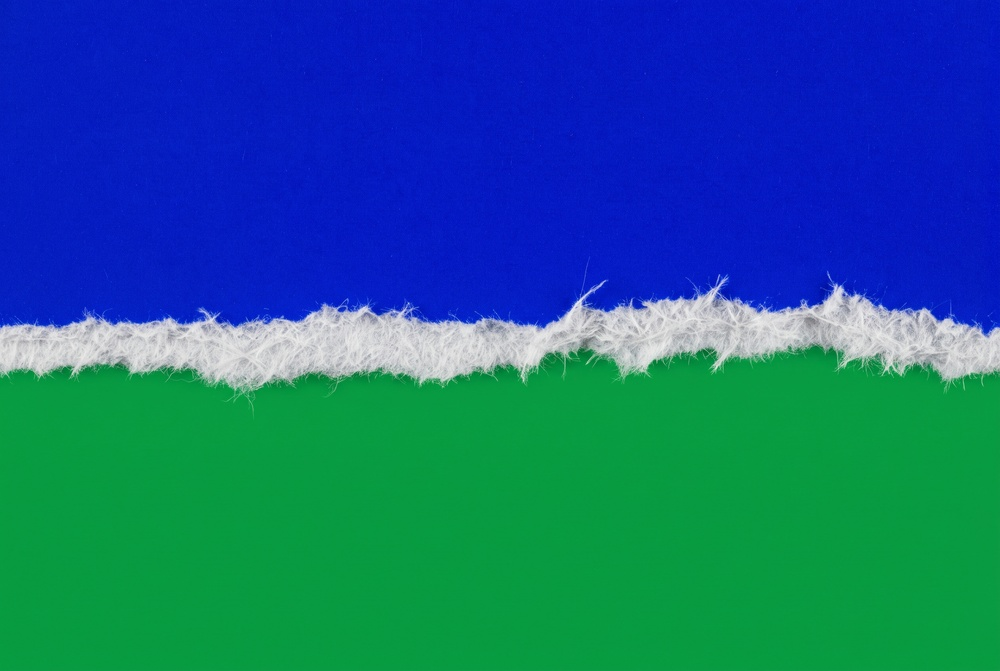
#> input picture BORDES/Gemini_Generated_Image_46yjm846yjm846yj.jpg, 1000 x 671 px, shrunk from 2528 x 1696 before the run; its folder holds only this picture in this run
$ python -i fold_lib.py   (imports and definitions only)
#> lines starting #> are read from the running program, lines starting #| are printed output that depends on the picture
"""Reconstrucción de relieve de papeles plegados/arrugados a partir de fotos.
Modelo: la foto está iluminada desde arriba (medido en los perfiles de los pliegues).
Sombreado s = I/I_baja - 1  ≈  -k·(∇H·L)  (Lambert linealizado)  →  se invierte en Fourier.
La componente que esa luz no ve (pliegues paralelos a la luz) se completa con la oscuridad del surco
(los pliegues se ven como líneas oscuras: valle/oclusión)."""
import numpy as np
from scipy import ndimage
from PIL import Image

def shading(path, sig_low=55, sig_grain=1.0):
#> called with sig_low = 55, sig_grain = 1
    a = np.asarray(Image.open(path).convert('L'), np.float32) / 255
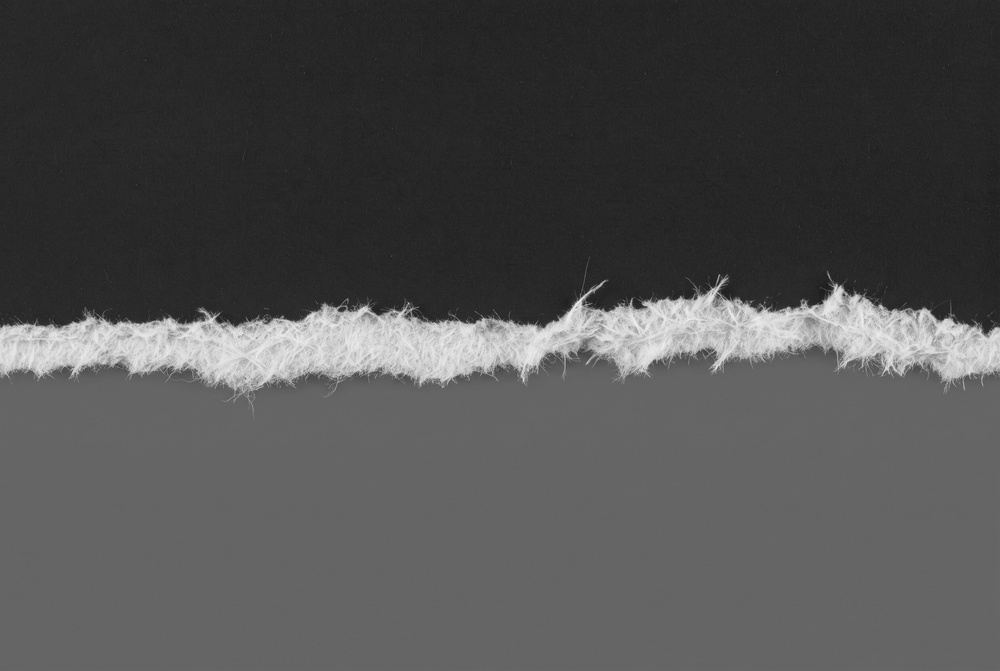
#> a: shape (671, 1000) float32; min 0.106, max 0.941, mean 0.313
    low = ndimage.gaussian_filter(a, sig_low, mode='reflect')
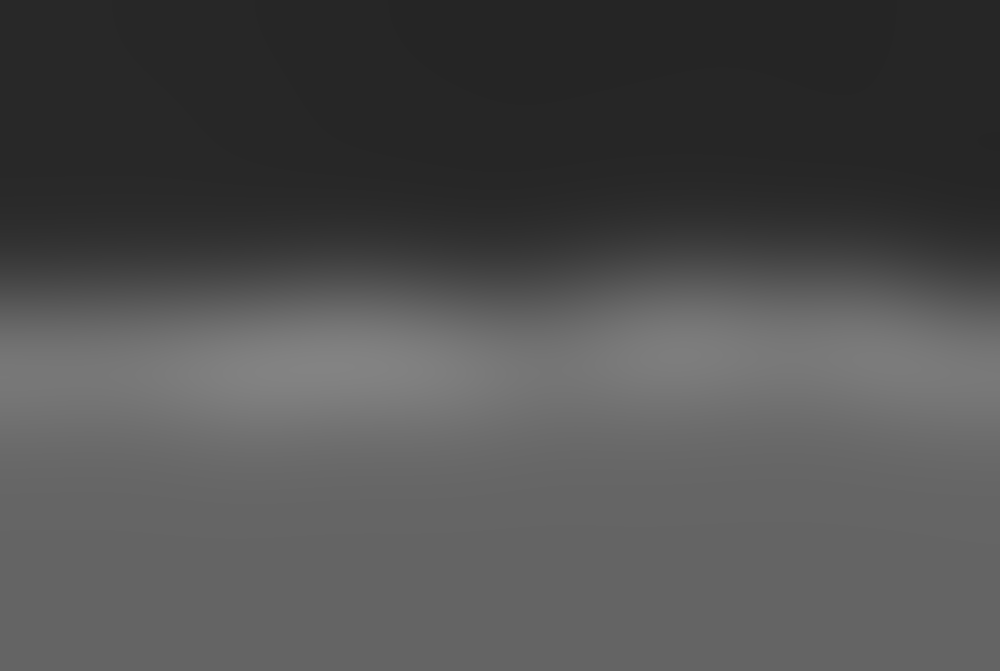
#> low: shape (671, 1000) float32; min 0.147, max 0.515, mean 0.313
    s = a / np.maximum(low, 1e-3) - 1
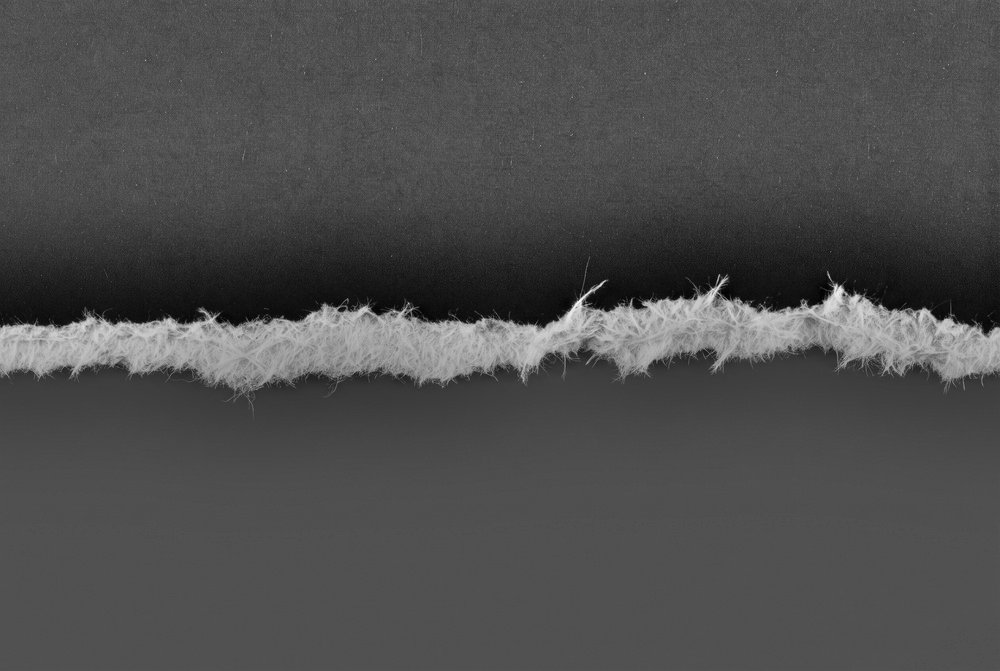
#> s: shape (671, 1000) float32; min -0.712, max 1.53, mean -0.023; drawn with min black and max white
    s = ndimage.gaussian_filter(s, sig_grain)
    return s

def reconstruct(s, L=(-0.12, -1.0), lam=0.35, groove=0.9, smooth=2e-3):
    h, w = s.shape
    # relleno con espejo para evitar costuras en Fourier
    sp = np.pad(s, ((h // 4, h // 4), (w // 4, w // 4)), mode='reflect')
    H0, W0 = sp.shape
    fy = np.fft.fftfreq(H0)[:, None] * 2 * np.pi
    fx = np.fft.fftfreq(W0)[None, :] * 2 * np.pi
    Ln = np.array(L) / np.hypot(*L)
    a = 1j * (fx * Ln[0] + fy * Ln[1])           # s = -(∇H·L) → S = -a·H̃
    I = np.fft.fft2(sp)
    # prior: oscuridad = surco (H ≈ groove·s a baja frecuencia)
    b = groove
    w2 = fx ** 2 + fy ** 2
    num = np.conj(-a) * I + lam * b * I * np.exp(-w2 / (2 * 0.35 ** 2))
    den = np.abs(a) ** 2 + lam + smooth * w2 * 0
    Hf = num / den
    Hf[0, 0] = 0
    H = np.real(np.fft.ifft2(Hf))[h // 4:h // 4 + h, w // 4:w // 4 + w]
    # quitar la deriva de muy baja frecuencia (curvaturas globales falsas)
    H = H - ndimage.gaussian_filter(H, 120, mode='reflect')
    return H

def relight(H, L):
    gy, gx = np.gradient(H)
    Ln = np.array(L) / np.hypot(*L)
    return -(gx * Ln[0] + gy * Ln[1])

>>> result = shading('../BORDES/Gemini_Generated_Image_46yjm846yjm846yj.jpg')

$ run again, on BORDES/Gemini_Generated_Image_5h8do5h8do5h8do5.jpg
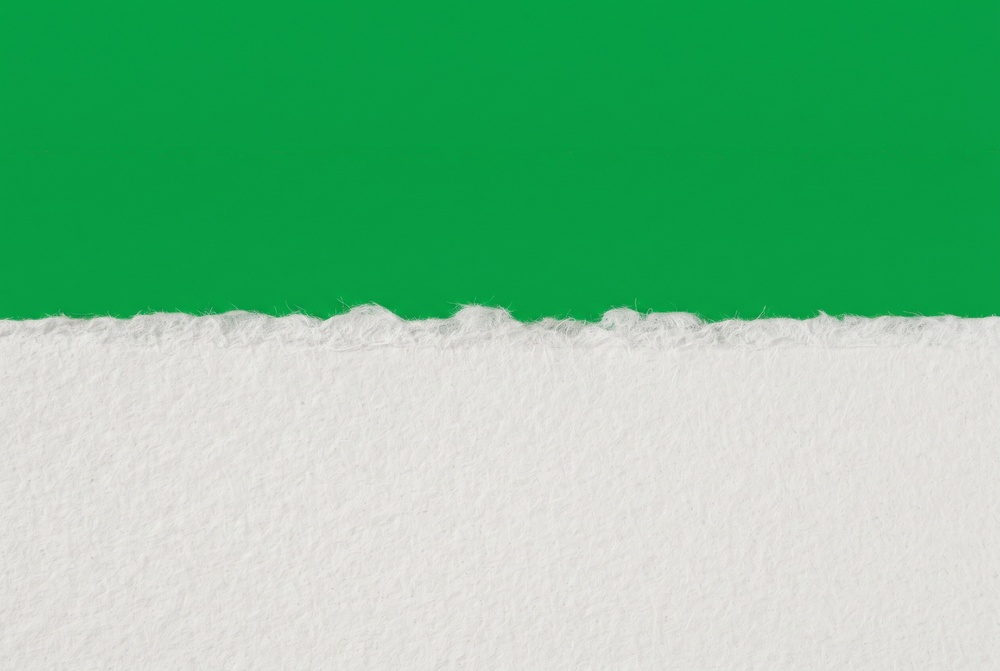
#> input picture BORDES/Gemini_Generated_Image_5h8do5h8do5h8do5.jpg, 1000 x 671 px, shrunk from 2528 x 1696 before the run
#> in shading, `low = ndimage.gaussian_filter(a, sig_low, mode='reflect')`:
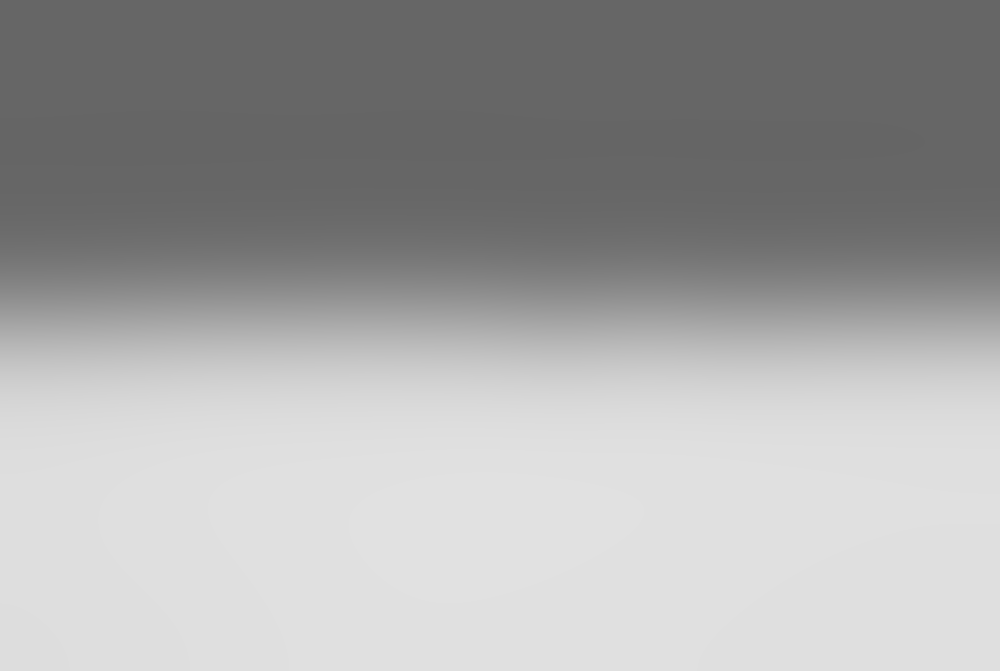
#> low: shape (671, 1000) float32; min 0.399, max 0.884, mean 0.651
#> in shading, `s = a / np.maximum(low, 1e-3) - 1`:
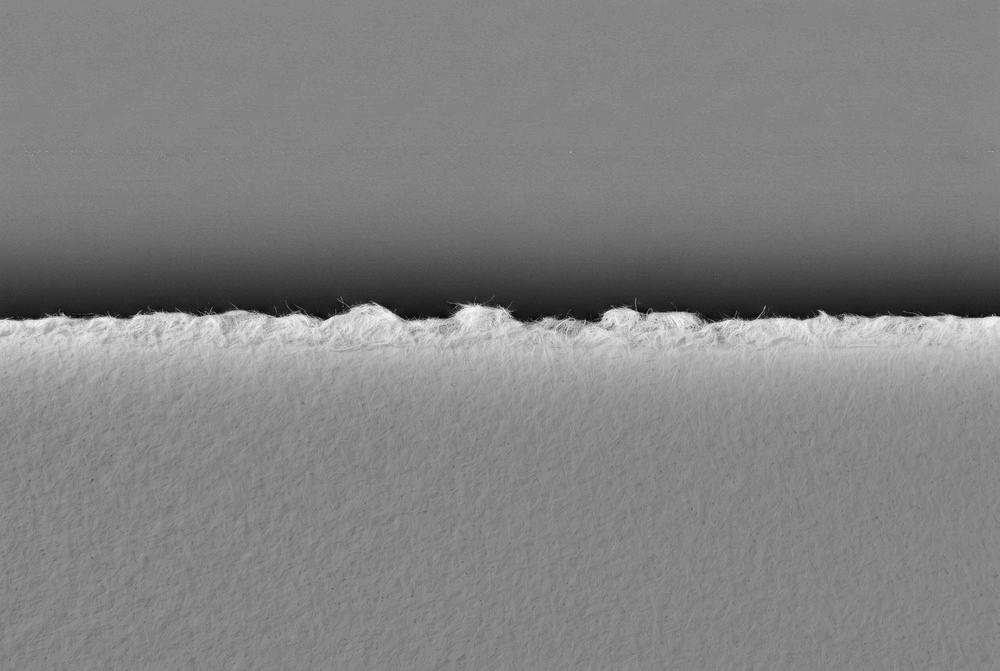
#> s: shape (671, 1000) float32; min -0.45, max 0.414, mean -0.008; drawn with min black and max white

$ run again, on BORDES/Gemini_Generated_Image_5ovzra5ovzra5ovz.jpg
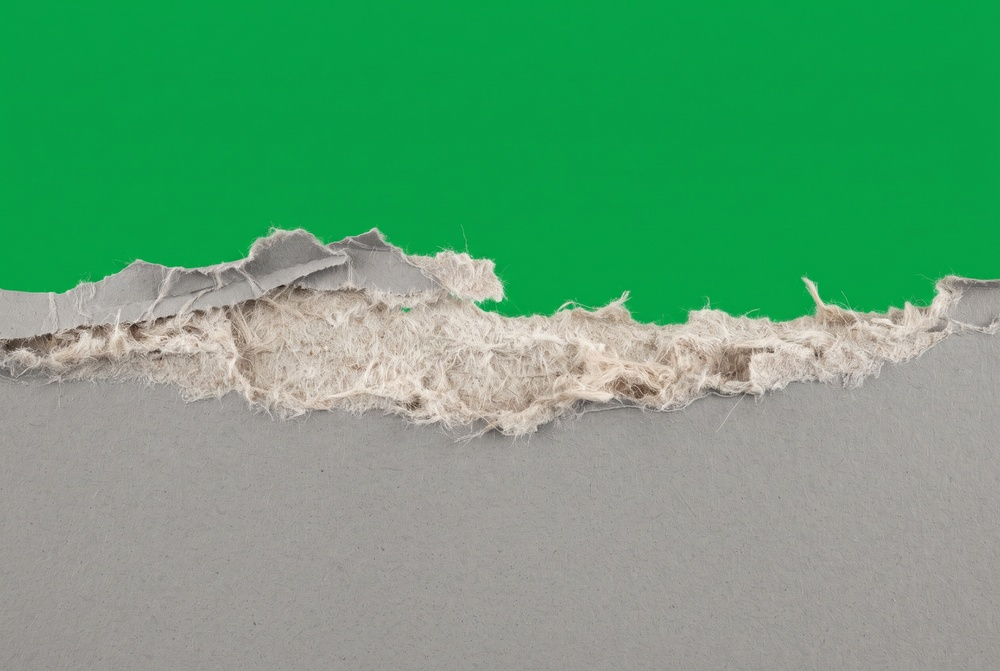
#> input picture BORDES/Gemini_Generated_Image_5ovzra5ovzra5ovz.jpg, 1000 x 671 px, shrunk from 2528 x 1696 before the run
#> in shading, `low = ndimage.gaussian_filter(a, sig_low, mode='reflect')`:
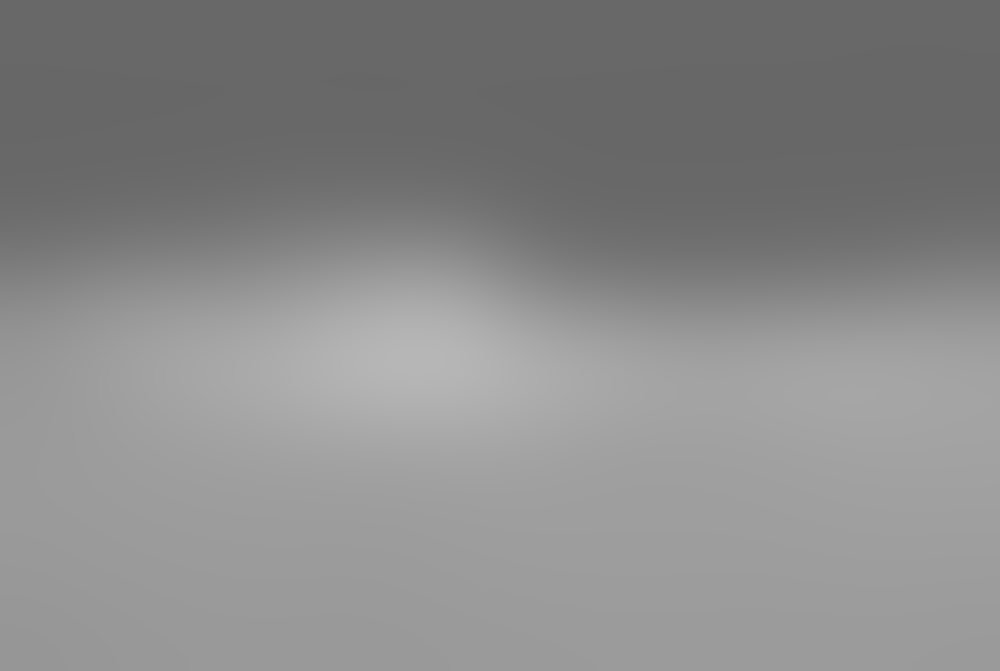
#> low: shape (671, 1000) float32; min 0.407, max 0.717, mean 0.541
#> in shading, `s = a / np.maximum(low, 1e-3) - 1`:
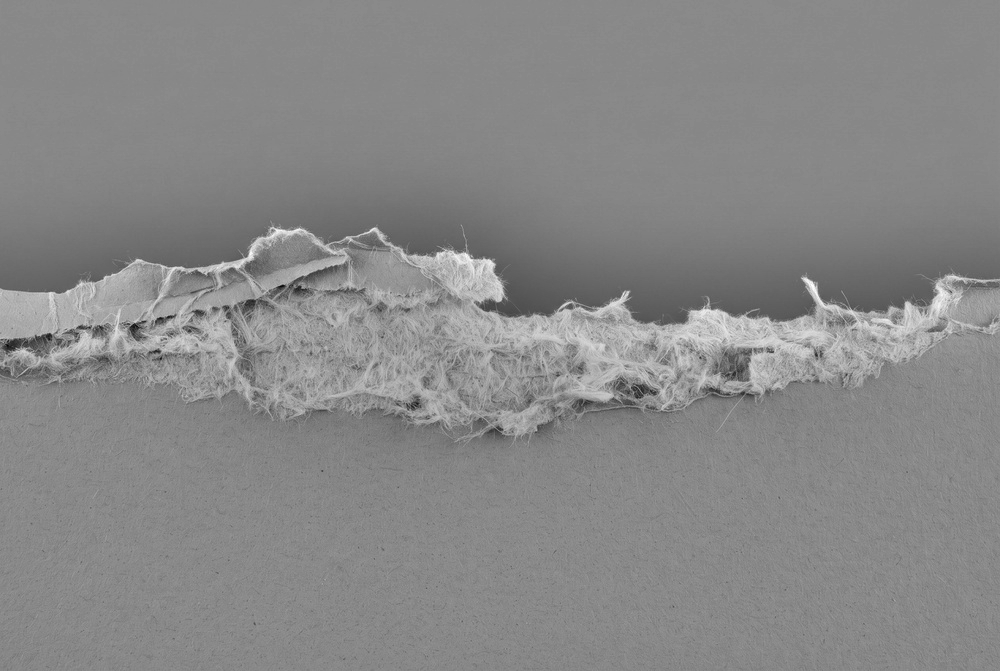
#> s: shape (671, 1000) float32; min -0.846, max 0.73, mean -0.00382; drawn with min black and max white

$ run again, on BORDES/Gemini_Generated_Image_f0lxcnf0lxcnf0lx.jpg
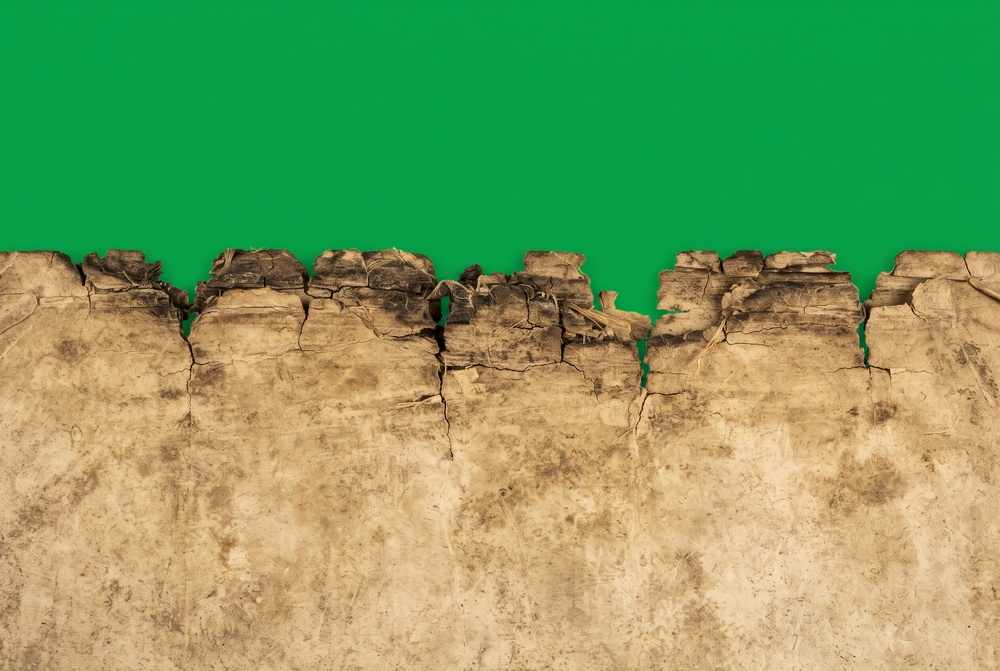
#> input picture BORDES/Gemini_Generated_Image_f0lxcnf0lxcnf0lx.jpg, 1000 x 671 px, shrunk from 2528 x 1696 before the run
#> in shading, `low = ndimage.gaussian_filter(a, sig_low, mode='reflect')`:
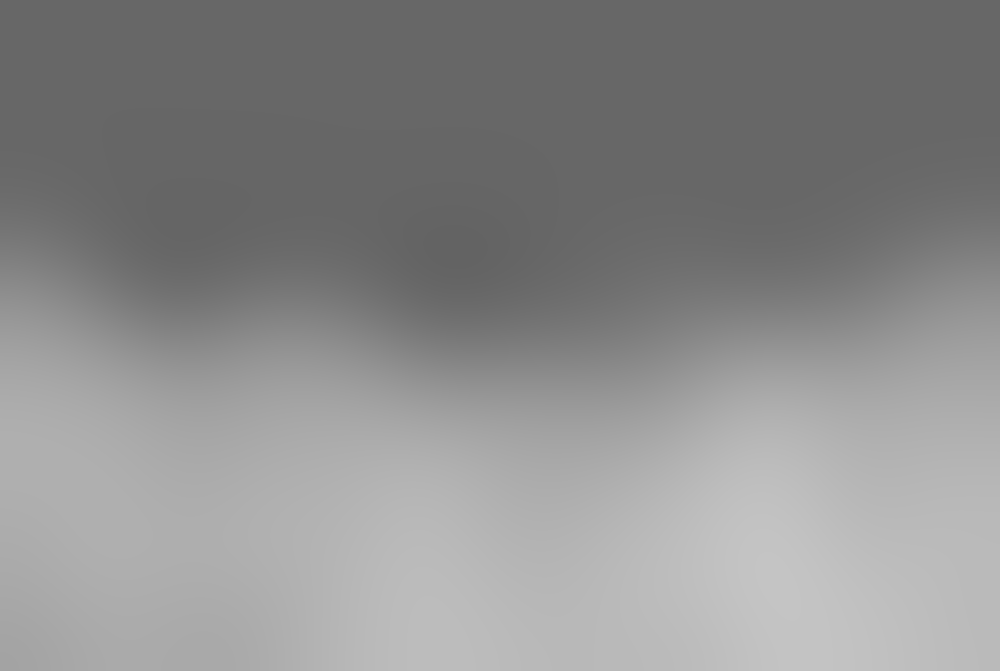
#> low: shape (671, 1000) float32; min 0.389, max 0.77, mean 0.553
#> in shading, `s = a / np.maximum(low, 1e-3) - 1`:
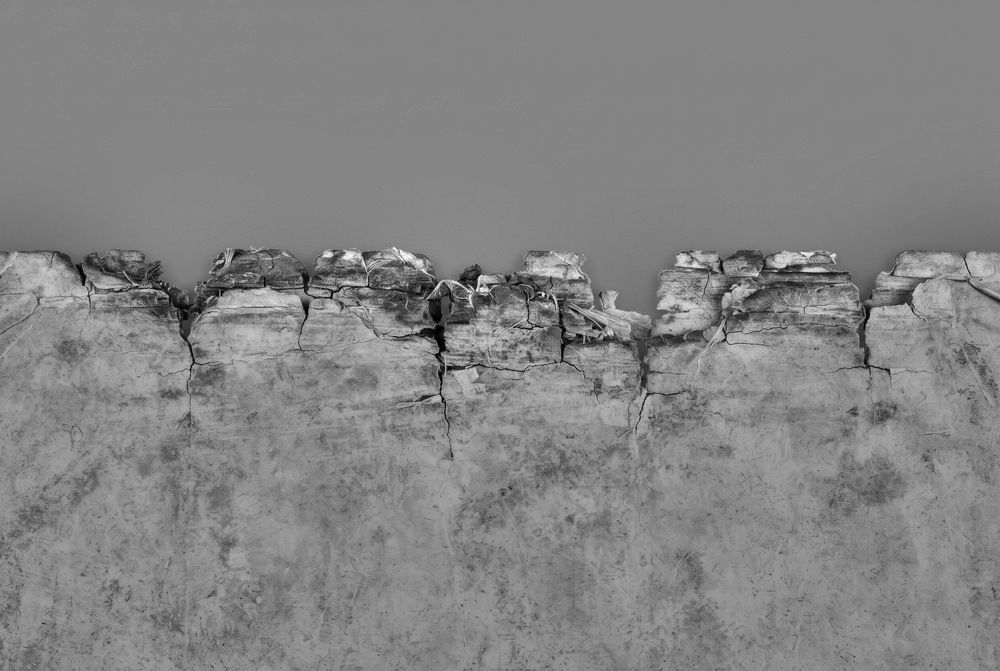
#> s: shape (671, 1000) float32; min -1, max 0.918, mean -0.00408; drawn with min black and max white
